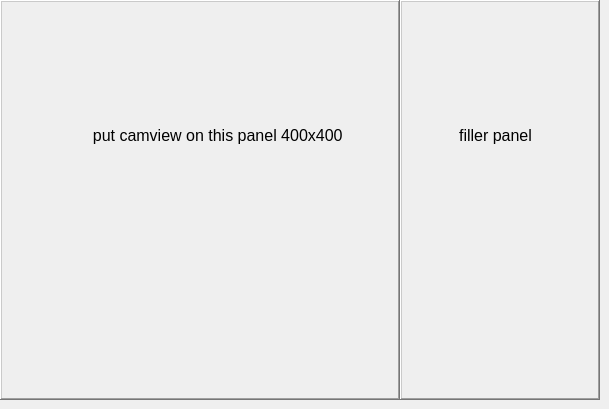
       <widget class="QWidget" name="panel_cam_view">
        <widget class="QFrame" name="frame_cam_view_filler">
         <property name="geometry">
          <rect>
           <x>400</x>
           <y>0</y>
           <width>200</width>
           <height>400</height>
          </rect>
         </property>
         <property name="frameShape">
          <enum>QFrame::WinPanel</enum>
         </property>
         <property name="frameShadow">
          <enum>QFrame::Raised</enum>
         </property>
         <widget class="QLabel" name="lab_filler">
          <property name="geometry">
           <rect>
            <x>30</x>
            <y>110</y>
            <width>131</width>
            <height>51</height>
           </rect>
          </property>
          <property name="font">
           <font>
            <pointsize>12</pointsize>
           </font>
          </property>
          <property name="text">
           <string>filler panel</string>
          </property>
          <property name="alignment">
           <set>Qt::AlignCenter</set>
          </property>
         </widget>
        </widget>
        <widget class="QFrame" name="frame_cam_view">
         <property name="geometry">
          <rect>
           <x>0</x>
           <y>0</y>
           <width>400</width>
           <height>400</height>
          </rect>
         </property>
         <property name="frameShape">
          <enum>QFrame::WinPanel</enum>
         </property>
         <property name="frameShadow">
          <enum>QFrame::Raised</enum>
         </property>
         <widget class="QLabel" name="label">
          <property name="geometry">
           <rect>
            <x>70</x>
            <y>110</y>
            <width>291</width>
            <height>51</height>
           </rect>
          </property>
          <property name="font">
           <font>
            <pointsize>12</pointsize>
           </font>
          </property>
          <property name="text">
           <string> put camview on this panel 400x400</string>
          </property>
          <property name="alignment">
           <set>Qt::AlignCenter</set>
          </property>
         </widget>
        </widget>
       </widget>
